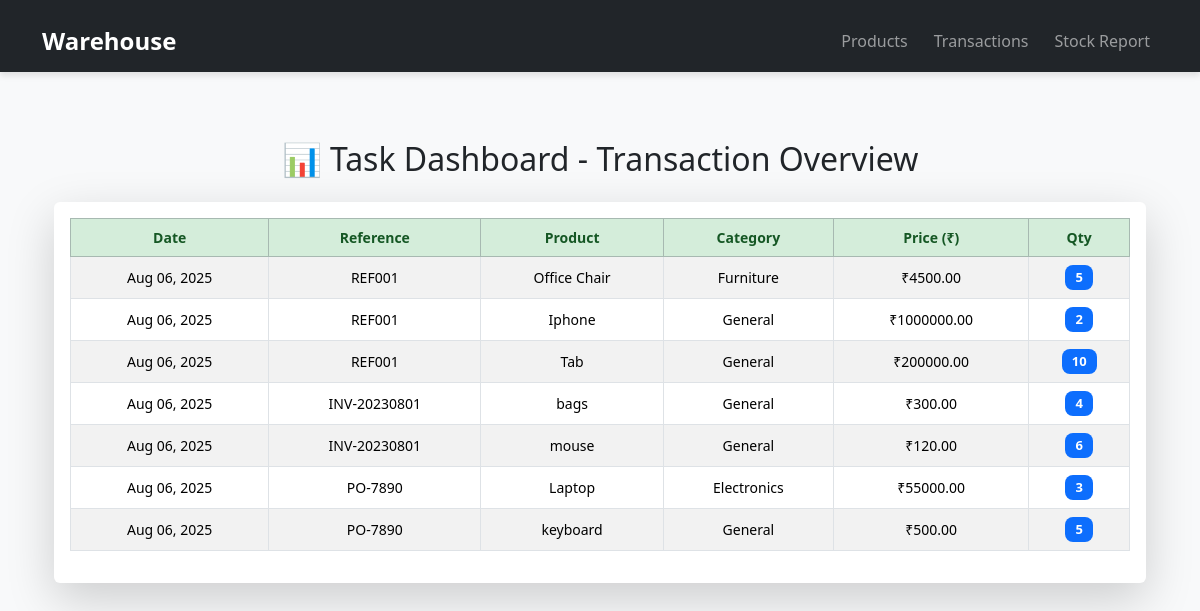
Page /task/ on the committed database.
### inventory/models.py (models this page shows, shortened)
class Transaction(models.Model):
    TRANSACTION_TYPES = [
        ('IN', 'Stock In'),
        ('OUT', 'Stock Out'),
    ]
    transaction_id = models.AutoField(primary_key=True)
    date = models.DateField(auto_now_add=True)
    transaction_type = models.CharField(max_length=10, choices=TRANSACTION_TYPES, default='IN')
    reference = models.CharField(max_length=100, blank=True)

class StockDetail(models.Model):  # like stckdetail
    transaction = models.ForeignKey(Transaction, on_delete=models.CASCADE)
    product = models.ForeignKey(Product, on_delete=models.CASCADE)
    quantity = models.PositiveIntegerField()

class Product(models.Model):
    product_id = models.AutoField(primary_key=True)
    name = models.CharField(max_length=100)
    category = models.CharField(max_length=100, default='General')
    price = models.DecimalField(max_digits=10, decimal_places=2,default=0.00)

### inventory/views.py (the view)
# urls.py: path('task/', views.task_dashboard, name='task_dashboard'),
def task_dashboard(request):
    transactions = Transaction.objects.prefetch_related('stockdetail_set__product')
    transactions = [txn for txn in transactions if txn.stockdetail_set.all()]
    return render(request, 'inventory/task_dashboard.html', {'transactions': transactions})

### inventory/Templates/inventory/task_dashboard.html (shortened to what this page needs)
{% extends 'inventory/base.html' %}
{% block content %}
<div class="container mt-5">
  <h2 class="mb-4 text-center">📊 Task Dashboard - Transaction Overview</h2>
  {% if transactions %}
    <div class="row">
      <div class="col-md-12 mb-4">
        <div class="card shadow-lg border-0">
          <div class="card-body p-3">
            <div class="table-responsive">
              <table class="table table-bordered table-striped table-hover align-middle text-center">
                <thead class="table-success">
                  <tr>
                    <th> Date</th>
                    <th> Reference</th>
                    <th> Product</th>
                    <th> Category</th>
                    <th> Price (₹)</th>
                    <th> Qty</th>
                  </tr>
                </thead>
                <tbody>
                  {% for txn in transactions %}
                    {% for detail in txn.stockdetail_set.all %}
                      <tr>
                        <td>{{ txn.date|date:"M d, Y" }}</td>
                        <td>{{ txn.reference|default:"N/A" }}</td>
                        <td>{{ detail.product.name }}</td>
                        <td>{{ detail.product.category }}</td>
                        <td>₹{{ detail.product.price }}</td>
                        <td><span class="badge bg-primary">{{ detail.quantity }}</span></td>
                      </tr>
                    {% endfor %}
                  {% endfor %}
                </tbody>
              </table>
            </div>
          </div>
        </div>
      </div>
    </div>
  {% else %}
    <div class="alert alert-info text-center">No transactions available.</div>
  {% endif %}
</div>
{% endblock %}

### inventory/Templates/inventory/base.html (shortened to what this page needs)
<!DOCTYPE html>
<html lang="en">
<head>
    <link href="https://cdn.jsdelivr.net/npm/bootstrap@5.3.3/dist/css/bootstrap.min.css" rel="stylesheet">
</head>
<body>
    <nav class="navbar navbar-expand-lg navbar-dark bg-dark sticky-top">
        <div class="container">
            <a class="navbar-brand" href="#">Warehouse</a>
            <div class="collapse navbar-collapse justify-content-end" id="navbarNav">
                <ul class="navbar-nav">
                    <li class="nav-item">
                        <a class="nav-link" href="/product/">Products</a>
                    </li>
                    <li class="nav-item">
                        <a class="nav-link" href="/transaction/">Transactions</a>
                    </li>
                    <li class="nav-item">
                        <a class="nav-link" href="/stock/">Stock Report</a>
                    </li>
                </ul>
            </div>
        </div>
    </nav>
    <div class="container">
        {% block content %}{% endblock %}
    </div>
</body>
</html>

### inventory/Templates/inventory/base.html (style rules this page uses)
body { background-color: #f8f9fa; }
.navbar { box-shadow: 0 4px 6px rgba(0, 0, 0, 0.1); }
.navbar-brand { font-weight: bold; font-size: 1.5rem; }
.nav-link { font-weight: 500; margin-left: 10px; }
.container { padding-top: 10px; }

### inventory/Templates/inventory/task_dashboard.html (style rules this page uses)
.table th, .table td { vertical-align: middle; font-size: 14px; }
.table thead th { font-weight: 600; background-color: #d4edda; color: #155724; }
.badge.bg-primary { font-size: 13px; padding: 6px 10px; border-radius: 8px; }

### rows in the picture
Transaction: date "Aug 06, 2025", reference "REF001"
StockDetail: product.name "Office Chair", product.category "Furniture", product.price "4500.00", quantity "5"
StockDetail: product.name "Iphone", product.category "General", product.price "1000000.00", quantity "2"
StockDetail: product.name "Tab", product.category "General", product.price "200000.00", quantity "10"
Transaction: date "Aug 06, 2025", reference "INV-20230801"
StockDetail: product.name "bags", product.category "General", product.price "300.00", quantity "4"
StockDetail: product.name "mouse", product.category "General", product.price "120.00", quantity "6"
Transaction: date "Aug 06, 2025", reference "PO-7890"
StockDetail: product.name "Laptop", product.category "Electronics", product.price "55000.00", quantity "3"
StockDetail: product.name "keyboard", product.category "General", product.price "500.00", quantity "5"
